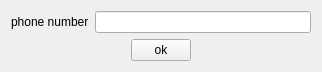
<?xml version="1.0" encoding="UTF-8"?>
<ui version="4.0">
 <class>InputPhoneView</class>
 <widget class="QWidget" name="InputPhoneView">
  <property name="geometry">
   <rect>
    <x>0</x>
    <y>0</y>
    <width>322</width>
    <height>69</height>
   </rect>
  </property>
  <property name="windowTitle">
   <string>InputPhoneView</string>
  </property>
  <layout class="QVBoxLayout" name="verticalLayout">
   <item>
    <layout class="QFormLayout" name="formLayout">
     <item row="0" column="0">
      <widget class="QLabel" name="label_phone">
       <property name="text">
        <string>phone number</string>
       </property>
      </widget>
     </item>
     <item row="0" column="1">
      <widget class="QLineEdit" name="lineEdit_phone"/>
     </item>
    </layout>
   </item>
   <item alignment="Qt::AlignHCenter">
    <widget class="QPushButton" name="btn_ok">
     <property name="minimumSize">
      <size>
       <width>60</width>
       <height>0</height>
      </size>
     </property>
     <property name="maximumSize">
      <size>
       <width>60</width>
       <height>16777215</height>
      </size>
     </property>
     <property name="text">
      <string>ok</string>
     </property>
    </widget>
   </item>
  </layout>
 </widget>
 <layoutdefault spacing="6" margin="11"/>
 <resources/>
 <connections/>
</ui>
